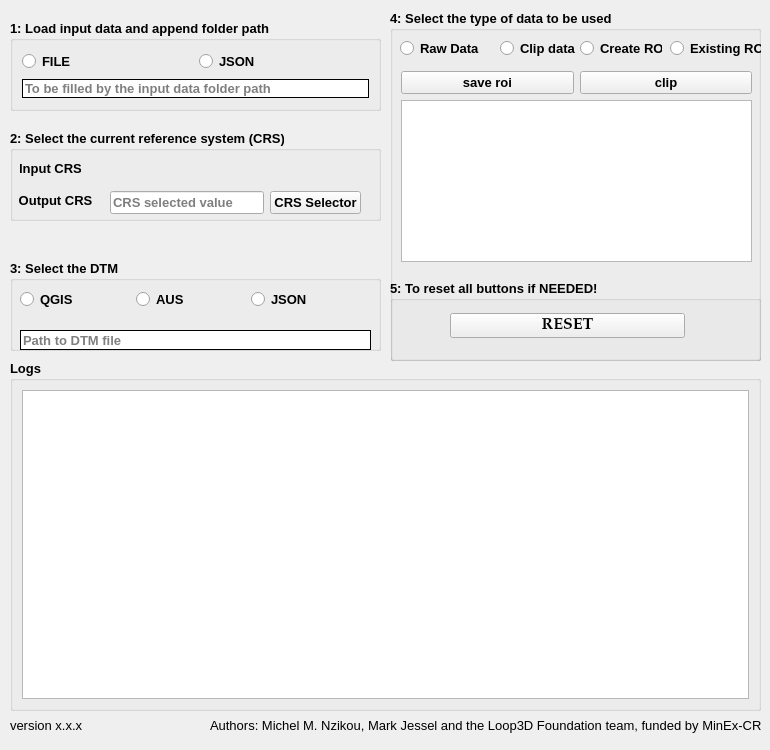
      <widget class="QWidget" name="configuration_tab">
       <attribute name="title">
        <string>Configuration</string>
       </attribute>
       <widget class="QGroupBox" name="conf_groupBox_1">
        <property name="enabled">
         <bool>true</bool>
        </property>
        <property name="geometry">
         <rect>
          <x>10</x>
          <y>20</y>
          <width>371</width>
          <height>91</height>
         </rect>
        </property>
        <property name="sizePolicy">
         <sizepolicy hsizetype="Expanding" vsizetype="Expanding">
          <horstretch>0</horstretch>
          <verstretch>0</verstretch>
         </sizepolicy>
        </property>
        <property name="font">
         <font>
          <pointsize>10</pointsize>
          <weight>75</weight>
          <bold>true</bold>
         </font>
        </property>
        <property name="title">
         <string>1: Load input data and append folder path</string>
        </property>
        <layout class="QGridLayout" name="gridLayout_2">
         <item row="0" column="0">
          <layout class="QHBoxLayout" name="horizontalLayout_2">
           <item>
            <widget class="QRadioButton" name="load_configdata_from_file_radioButton">
             <property name="font">
              <font>
               <weight>75</weight>
               <bold>true</bold>
              </font>
             </property>
             <property name="text">
              <string>FILE</string>
             </property>
            </widget>
           </item>
           <item>
            <widget class="QRadioButton" name="load_configdata_from_json_radioButton">
             <property name="font">
              <font>
               <weight>75</weight>
               <bold>true</bold>
              </font>
             </property>
             <property name="text">
              <string>JSON</string>
             </property>
            </widget>
           </item>
          </layout>
         </item>
         <item row="1" column="0">
          <widget class="QLineEdit" name="lineEdit_param_load_source_path">
           <property name="enabled">
            <bool>true</bool>
           </property>
           <property name="font">
            <font>
             <pointsize>10</pointsize>
            </font>
           </property>
           <property name="styleSheet">
            <string notr="true">QLineEdit {
    border-radius:0px; /* Ajustez la valeur pour contrôler l'arrondi des coins */
    background-color: rgb(255, 255, 255, 255);

border-style: solid;border-width: 1px;border-color: black
}
</string>
           </property>
           <property name="text">
            <string/>
           </property>
           <property name="placeholderText">
            <string>To be filled by the input data folder path</string>
           </property>
          </widget>
         </item>
        </layout>
       </widget>
       <widget class="QGroupBox" name="conf_groupBox_2">
        <property name="enabled">
         <bool>true</bool>
        </property>
        <property name="geometry">
         <rect>
          <x>10</x>
          <y>130</y>
          <width>371</width>
          <height>91</height>
         </rect>
        </property>
        <property name="sizePolicy">
         <sizepolicy hsizetype="Expanding" vsizetype="Expanding">
          <horstretch>0</horstretch>
          <verstretch>0</verstretch>
         </sizepolicy>
        </property>
        <property name="minimumSize">
         <size>
          <width>291</width>
          <height>0</height>
         </size>
        </property>
        <property name="font">
         <font>
          <pointsize>10</pointsize>
          <weight>75</weight>
          <bold>true</bold>
         </font>
        </property>
        <property name="title">
         <string>2: Select the current reference system (CRS)</string>
        </property>
        <widget class="QLabel" name="label_79">
         <property name="geometry">
          <rect>
           <x>10</x>
           <y>30</y>
           <width>61</width>
           <height>16</height>
          </rect>
         </property>
         <property name="font">
          <font>
           <family>Arial</family>
           <pointsize>-1</pointsize>
           <weight>75</weight>
           <bold>true</bold>
          </font>
         </property>
         <property name="styleSheet">
          <string notr="true">font-family: Arial; 
font-size: 13px;
</string>
         </property>
         <property name="text">
          <string>Input CRS</string>
         </property>
         <property name="alignment">
          <set>Qt::AlignCenter</set>
         </property>
        </widget>
        <widget class="QgsProjectionSelectionWidget" name="CRS_QgsProjectionSelectionWidget">
         <property name="geometry">
          <rect>
           <x>100</x>
           <y>30</y>
           <width>251</width>
           <height>22</height>
          </rect>
         </property>
         <property name="font">
          <font>
           <pointsize>10</pointsize>
          </font>
         </property>
        </widget>
        <widget class="QLabel" name="label_80">
         <property name="geometry">
          <rect>
           <x>0</x>
           <y>60</y>
           <width>91</width>
           <height>20</height>
          </rect>
         </property>
         <property name="font">
          <font>
           <family>Arial</family>
           <pointsize>-1</pointsize>
           <weight>75</weight>
           <bold>true</bold>
          </font>
         </property>
         <property name="styleSheet">
          <string notr="true">font-family: Arial; 
font-size: 13px;
</string>
         </property>
         <property name="text">
          <string>Output CRS</string>
         </property>
         <property name="alignment">
          <set>Qt::AlignCenter</set>
         </property>
        </widget>
        <widget class="QWidget" name="layoutWidget">
         <property name="geometry">
          <rect>
           <x>100</x>
           <y>60</y>
           <width>251</width>
           <height>25</height>
          </rect>
         </property>
         <layout class="QHBoxLayout" name="horizontalLayout">
          <item>
           <widget class="QLineEdit" name="CRS_lineEdit_value">
            <property name="font">
             <font>
              <pointsize>10</pointsize>
             </font>
            </property>
            <property name="placeholderText">
             <string>CRS selected value </string>
            </property>
           </widget>
          </item>
          <item>
           <widget class="QPushButton" name="CRS_pushButton_load_value">
            <property name="text">
             <string>CRS Selector</string>
            </property>
           </widget>
          </item>
         </layout>
        </widget>
       </widget>
       <widget class="QGroupBox" name="conf_groupBox_3">
        <property name="enabled">
         <bool>true</bool>
        </property>
        <property name="geometry">
         <rect>
          <x>390</x>
          <y>10</y>
          <width>371</width>
          <height>351</height>
         </rect>
        </property>
        <property name="sizePolicy">
         <sizepolicy hsizetype="Expanding" vsizetype="Expanding">
          <horstretch>0</horstretch>
          <verstretch>0</verstretch>
         </sizepolicy>
        </property>
        <property name="minimumSize">
         <size>
          <width>291</width>
          <height>0</height>
         </size>
        </property>
        <property name="font">
         <font>
          <pointsize>10</pointsize>
          <weight>75</weight>
          <bold>true</bold>
         </font>
        </property>
        <property name="title">
         <string>4: Select the type of data to be used</string>
        </property>
        <widget class="QRadioButton" name="Rawdata_radioButton">
         <property name="geometry">
          <rect>
           <x>10</x>
           <y>30</y>
           <width>82</width>
           <height>17</height>
          </rect>
         </property>
         <property name="font">
          <font>
           <weight>75</weight>
           <bold>true</bold>
          </font>
         </property>
         <property name="text">
          <string>Raw Data</string>
         </property>
        </widget>
        <widget class="QRadioButton" name="clippeddata_radioButton">
         <property name="geometry">
          <rect>
           <x>110</x>
           <y>30</y>
           <width>82</width>
           <height>17</height>
          </rect>
         </property>
         <property name="font">
          <font>
           <weight>75</weight>
           <bold>true</bold>
          </font>
         </property>
         <property name="text">
          <string>Clip data</string>
         </property>
        </widget>
        <widget class="QRadioButton" name="CreateROI_radioButton">
         <property name="geometry">
          <rect>
           <x>190</x>
           <y>30</y>
           <width>82</width>
           <height>17</height>
          </rect>
         </property>
         <property name="font">
          <font>
           <weight>75</weight>
           <bold>true</bold>
          </font>
         </property>
         <property name="text">
          <string>Create ROI</string>
         </property>
        </widget>
        <widget class="QRadioButton" name="ExistingROI_radioButton">
         <property name="geometry">
          <rect>
           <x>280</x>
           <y>30</y>
           <width>91</width>
           <height>17</height>
          </rect>
         </property>
         <property name="font">
          <font>
           <weight>75</weight>
           <bold>true</bold>
          </font>
         </property>
         <property name="text">
          <string>Existing ROI</string>
         </property>
        </widget>
        <widget class="QGroupBox" name="conf_groupBox_5">
         <property name="enabled">
          <bool>true</bool>
         </property>
         <property name="geometry">
          <rect>
           <x>0</x>
           <y>270</y>
           <width>371</width>
           <height>81</height>
          </rect>
         </property>
         <property name="sizePolicy">
          <sizepolicy hsizetype="Expanding" vsizetype="Expanding">
           <horstretch>0</horstretch>
           <verstretch>0</verstretch>
          </sizepolicy>
         </property>
         <property name="minimumSize">
          <size>
           <width>291</width>
           <height>0</height>
          </size>
         </property>
         <property name="font">
          <font>
           <pointsize>10</pointsize>
           <weight>75</weight>
           <bold>true</bold>
          </font>
         </property>
         <property name="title">
          <string>5: To reset all buttons if NEEDED!</string>
         </property>
         <widget class="QWidget" name="layoutWidget">
          <property name="geometry">
           <rect>
            <x>60</x>
            <y>30</y>
            <width>235</width>
            <height>32</height>
           </rect>
          </property>
          <layout class="QHBoxLayout" name="horizontalLayout_6">
           <item>
            <widget class="QPushButton" name="ResetConfiguration_pushButton">
             <property name="font">
              <font>
               <family>Palatino Linotype</family>
               <pointsize>12</pointsize>
               <weight>75</weight>
               <italic>false</italic>
               <bold>true</bold>
               <underline>false</underline>
               <kerning>false</kerning>
              </font>
             </property>
             <property name="text">
              <string>RESET</string>
             </property>
            </widget>
           </item>
          </layout>
         </widget>
        </widget>
        <widget class="QWidget" name="layoutWidget">
         <property name="geometry">
          <rect>
           <x>11</x>
           <y>61</y>
           <width>351</width>
           <height>191</height>
          </rect>
         </property>
         <layout class="QVBoxLayout" name="verticalLayout_3">
          <item>
           <layout class="QHBoxLayout" name="horizontalLayout_5">
            <item>
             <widget class="QPushButton" name="save_roi">
              <property name="font">
               <font>
                <pointsize>10</pointsize>
               </font>
              </property>
              <property name="text">
               <string>save roi</string>
              </property>
             </widget>
            </item>
            <item>
             <widget class="QPushButton" name="Ok_ClipLayer">
              <property name="font">
               <font>
                <pointsize>10</pointsize>
               </font>
              </property>
              <property name="text">
               <string>clip</string>
              </property>
             </widget>
            </item>
           </layout>
          </item>
          <item>
           <widget class="QListWidget" name="conf_shp_tif_listWidget">
            <property name="font">
             <font>
              <pointsize>10</pointsize>
             </font>
            </property>
           </widget>
          </item>
         </layout>
        </widget>
       </widget>
       <widget class="QLabel" name="version_label">
        <property name="geometry">
         <rect>
          <x>10</x>
          <y>710</y>
          <width>91</width>
          <height>31</height>
         </rect>
        </property>
        <property name="font">
         <font>
          <pointsize>10</pointsize>
         </font>
        </property>
        <property name="text">
         <string>version x.x.x</string>
        </property>
       </widget>
       <widget class="QGroupBox" name="conf_groupBox_4">
        <property name="enabled">
         <bool>true</bool>
        </property>
        <property name="geometry">
         <rect>
          <x>10</x>
          <y>260</y>
          <width>371</width>
          <height>91</height>
         </rect>
        </property>
        <property name="sizePolicy">
         <sizepolicy hsizetype="Expanding" vsizetype="Expanding">
          <horstretch>0</horstretch>
          <verstretch>0</verstretch>
         </sizepolicy>
        </property>
        <property name="minimumSize">
         <size>
          <width>291</width>
          <height>0</height>
         </size>
        </property>
        <property name="font">
         <font>
          <pointsize>10</pointsize>
          <weight>75</weight>
          <bold>true</bold>
         </font>
        </property>
        <property name="title">
         <string>3: Select the DTM</string>
        </property>
        <widget class="QLineEdit" name="lineEdit_dtm_path">
         <property name="enabled">
          <bool>false</bool>
         </property>
         <property name="geometry">
          <rect>
           <x>10</x>
           <y>70</y>
           <width>351</width>
           <height>20</height>
          </rect>
         </property>
         <property name="font">
          <font>
           <pointsize>10</pointsize>
          </font>
         </property>
         <property name="styleSheet">
          <string notr="true">QLineEdit {
    border-radius:0px; /* Ajustez la valeur pour contrôler l'arrondi des coins */
    background-color: rgb(255, 255, 255, 255);

border-style: solid;border-width: 1px;border-color: black
}
</string>
         </property>
         <property name="placeholderText">
          <string>Path to DTM file</string>
         </property>
        </widget>
        <widget class="QWidget" name="layoutWidget">
         <property name="geometry">
          <rect>
           <x>10</x>
           <y>30</y>
           <width>341</width>
           <height>19</height>
          </rect>
         </property>
         <layout class="QHBoxLayout" name="horizontalLayout_4">
          <item>
           <widget class="QRadioButton" name="conf_QGIS_radioButton">
            <property name="font">
             <font>
              <weight>75</weight>
              <bold>true</bold>
             </font>
            </property>
            <property name="text">
             <string>QGIS</string>
            </property>
           </widget>
          </item>
          <item>
           <widget class="QRadioButton" name="conf_AUS_radioButton">
            <property name="font">
             <font>
              <weight>75</weight>
              <bold>true</bold>
             </font>
            </property>
            <property name="text">
             <string>AUS</string>
            </property>
           </widget>
          </item>
          <item>
           <widget class="QRadioButton" name="conf_JSON_radioButton">
            <property name="font">
             <font>
              <weight>75</weight>
              <bold>true</bold>
             </font>
            </property>
            <property name="text">
             <string>JSON</string>
            </property>
           </widget>
          </item>
         </layout>
        </widget>
       </widget>
       <widget class="QGroupBox" name="conf_groupBox_6">
        <property name="enabled">
         <bool>true</bool>
        </property>
        <property name="geometry">
         <rect>
          <x>10</x>
          <y>360</y>
          <width>751</width>
          <height>351</height>
         </rect>
        </property>
        <property name="sizePolicy">
         <sizepolicy hsizetype="Expanding" vsizetype="Expanding">
          <horstretch>0</horstretch>
          <verstretch>0</verstretch>
         </sizepolicy>
        </property>
        <property name="font">
         <font>
          <pointsize>10</pointsize>
          <weight>75</weight>
          <bold>true</bold>
         </font>
        </property>
        <property name="title">
         <string>Logs</string>
        </property>
        <layout class="QGridLayout" name="gridLayout_13">
         <item row="0" column="0">
          <widget class="QListWidget" name="conf_log_listWidget">
           <property name="font">
            <font>
             <pointsize>10</pointsize>
            </font>
           </property>
          </widget>
         </item>
        </layout>
       </widget>
       <widget class="QLabel" name="Author_label">
        <property name="geometry">
         <rect>
          <x>210</x>
          <y>710</y>
          <width>551</width>
          <height>31</height>
         </rect>
        </property>
        <property name="font">
         <font>
          <pointsize>10</pointsize>
         </font>
        </property>
        <property name="text">
         <string>Authors: Michel M. Nzikou, Mark Jessel and the Loop3D Foundation team, funded by MinEx-CRC</string>
        </property>
       </widget>
      </widget>
